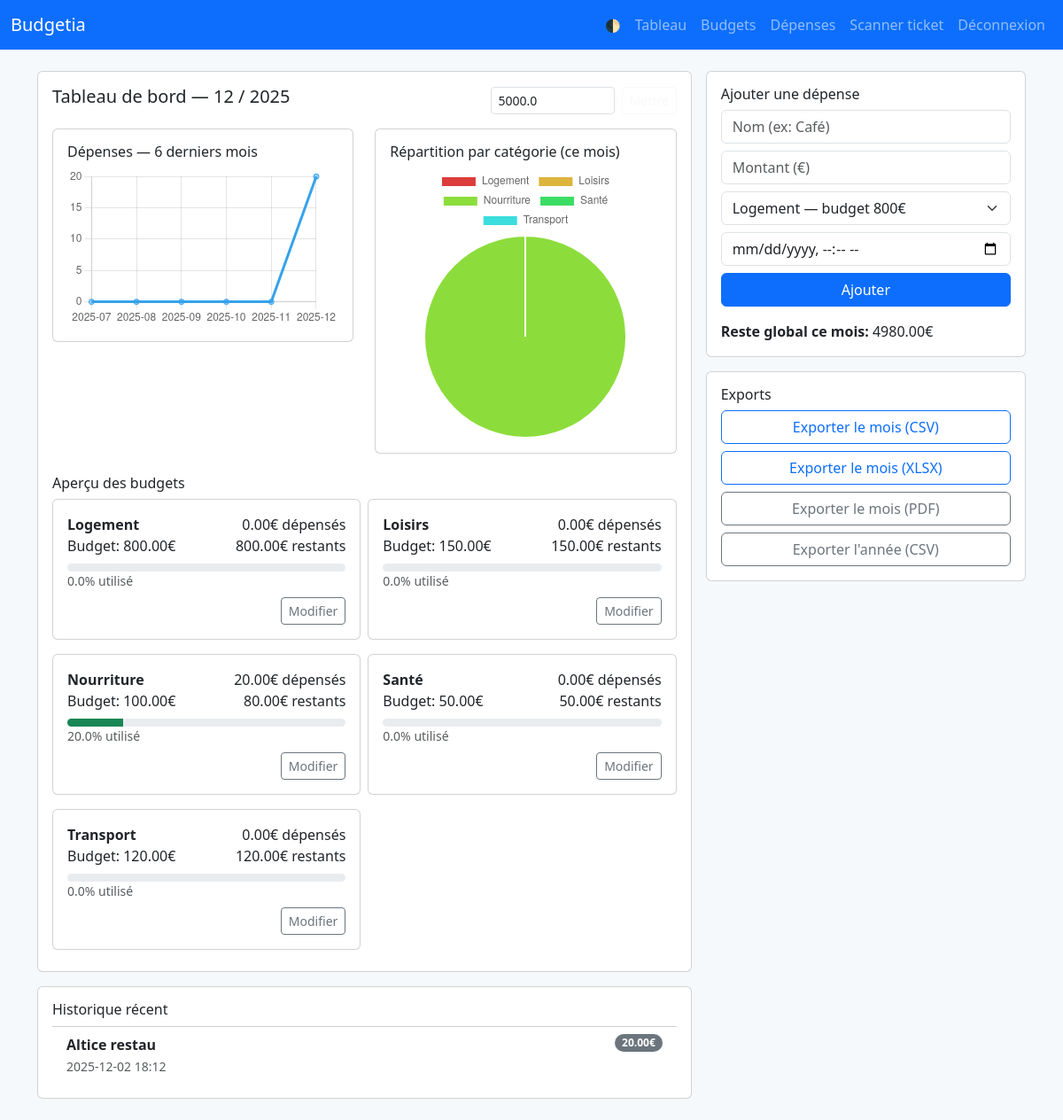
Screenshot of / (signed in) with the database file from the repository.
### app.py (models this page shows, shortened)
class User(UserMixin, db.Model):
    id = db.Column(db.Integer, primary_key=True)
    email = db.Column(db.String(180), unique=True, nullable=False)
    password_hash = db.Column(db.String(300), nullable=False)
    monthly_salary = db.Column(db.Float, default=0.0)  # salaire mensuel
    created_at = db.Column(db.DateTime, default=datetime.utcnow)

class Category(db.Model):
    id = db.Column(db.Integer, primary_key=True)
    user_id = db.Column(db.Integer, db.ForeignKey('user.id'), nullable=False)
    name = db.Column(db.String(120), nullable=False)
    monthly_budget = db.Column(db.Float, nullable=False, default=0.0)
    color = db.Column(db.String(20), nullable=True)

class Expense(db.Model):
    id = db.Column(db.Integer, primary_key=True)
    user_id = db.Column(db.Integer, db.ForeignKey('user.id'), nullable=False)
    title = db.Column(db.String(250), nullable=False)
    amount = db.Column(db.Float, nullable=False)
    category_id = db.Column(db.Integer, db.ForeignKey('category.id'), nullable=False)
    datetime = db.Column(db.DateTime, default=datetime.utcnow)

### app.py (the view)
@app.route("/")
@login_required
def index():
    today = datetime.utcnow()
    year, month = today.year, today.month
    cats = Category.query.filter_by(user_id=current_user.id).order_by(Category.name).all()
    categories_data = []
    for c in cats:
        used = used_amount_for_category_month(current_user.id, c.id, year, month)
        remaining = c.monthly_budget - used
        pct = round((used / c.monthly_budget)*100, 1) if c.monthly_budget > 0 else 0.0
        categories_data.append({
            "id": c.id, "name": c.name, "budget": c.monthly_budget,
            "used": used, "remaining": remaining, "pct": pct, "color": c.color or "#888"
        })
    expenses = Expense.query.filter_by(user_id=current_user.id).order_by(Expense.datetime.desc()).limit(200).all()
    months = []
    sums = []
    for i in range(5, -1, -1):
        m = month - i
        y = year
        while m <= 0:
            m += 12
            y -= 1
        months.append(f"{y}-{m:02d}")
        sums.append(total_expenses_month_for_user(current_user.id, y, m))
    total_income_this_month = current_user.monthly_salary  # we use monthly_salary as main income
    total_expenses = total_expenses_month_for_user(current_user.id, year, month)
    remaining_global = total_income_this_month - total_expenses
    return render_template("dashboard.html",
                           categories=categories_data,
                           expenses=expenses,
                           months=months,
                           sums=sums,
                           year=year, month=month,
                           total_income=total_income_this_month,
                           total_expenses=total_expenses,
                           remaining_global=remaining_global)

### app.py (called while the page is built)
@login_manager.user_loader
def load_user(user_id):
    return User.query.get(int(user_id))

def total_expenses_month_for_user(user_id, year, month):
    start = datetime(year, month, 1)
    if month == 12:
        end = datetime(year+1, 1, 1)
    else:
        end = datetime(year, month+1, 1)
    s = db.session.query(func.coalesce(func.sum(Expense.amount), 0)).filter(
        Expense.user_id==user_id,
        Expense.datetime >= start,
        Expense.datetime < end
    ).scalar()
    return float(s or 0.0)

def used_amount_for_category_month(user_id, cat_id, year, month):
    start = datetime(year, month, 1)
    if month == 12:
        end = datetime(year+1, 1, 1)
    else:
        end = datetime(year, month+1, 1)
    s = db.session.query(func.coalesce(func.sum(Expense.amount), 0)).filter(
        Expense.user_id==user_id,
        Expense.category_id==cat_id,
        Expense.datetime >= start,
        Expense.datetime < end
    ).scalar()
    return float(s or 0.0)

### templates/dashboard.html (shortened to what this page needs)
{% extends "base.html" %}
{% block content %}
<div class="row g-3">
  <div class="col-12 col-md-8">
    <div class="card card-rounded p-3">
      <div class="d-flex justify-content-between align-items-center">
        <h5>Tableau de bord — {{ month }} / {{ year }}</h5>
        <form method="post" action="{{ url_for('set_salary') }}" class="d-flex gap-2">
          <input name="salaire" type="number" step="0.01" value="{{ total_income }}" class="form-control form-control-sm" style="width:140px">
          <button class="btn btn-sm btn-outline-light">Mettre</button>
        </form>
      </div>
      <div class="row mt-3">
        <div class="col-12 col-md-6">
          <div class="card p-3 mb-2">
            <h6>Dépenses — 6 derniers mois</h6>
            <canvas id="lineChart" height="180"></canvas>
          </div>
        </div>
        <div class="col-12 col-md-6">
          <div class="card p-3 mb-2">
            <h6>Répartition par catégorie (ce mois)</h6>
            <canvas id="pieChart" height="180"></canvas>
          </div>
        </div>
      </div>
      <div class="mt-3">
        <h6>Aperçu des budgets</h6>
        <div class="row g-2">
          {% for c in categories %}
            <div class="col-12 col-md-6">
              <div class="card p-3 mb-2">
                <div class="d-flex justify-content-between">
                  <div>
                    <strong>{{ c.name }}</strong><br>
                    Budget: {{ "%.2f"|format(c.budget) }}€
                  </div>
                  <div class="text-end">
                    <div>{{ "%.2f"|format(c.used) }}€ dépensés</div>
                    <div>{{ "%.2f"|format(c.remaining) }}€ restants</div>
                  </div>
                </div>
                <div class="progress mt-2" style="height:9px;">
                  {% set pct = c.pct %}
                  {% if pct >= 100 %}
                    <div class="progress-bar bg-danger" style="width:100%"></div>
                  {% elif pct >= 90 %}
                    <div class="progress-bar bg-warning" style="width:{{ pct }}%"></div>
                  {% elif pct >= 70 %}
                    <div class="progress-bar" style="background:#fb923c;width:{{ pct }}%"></div>
                  {% else %}
                    <div class="progress-bar bg-success" style="width:{{ pct }}%"></div>
                  {% endif %}
                </div>
                <small class="text-muted">{{ "%.1f"|format(pct) }}% utilisé</small>
                <div class="mt-2 text-end">
                  <a href="{{ url_for('edit_category', cat_id=c.id) }}" class="btn btn-sm btn-outline-secondary">Modifier</a>
                </div>
              </div>
            </div>
          {% endfor %}
        </div>
      </div>
    </div>
    <div class="card card-rounded p-3 mt-3">
      <h6>Historique récent</h6>
      <ul class="list-group list-group-flush">
        {% for e in expenses %}
          <li class="list-group-item d-flex justify-content-between align-items-start">
            <div>
              <div class="fw-bold">{{ e.title }}</div>
              <small class="text-muted">{{ e.datetime.strftime('%Y-%m-%d %H:%M') }}</small>
            </div>
            <span class="badge bg-secondary rounded-pill">{{ "%.2f"|format(e.amount) }}€</span>
          </li>
        {% else %}
          <li class="list-group-item">Aucune dépense.</li>
        {% endfor %}
      </ul>
    </div>
  </div>
  <div class="col-12 col-md-4">
    <div class="card card-rounded p-3 mb-3">
      <h6>Ajouter une dépense</h6>
      <form id="expenseForm">
        <div class="mb-2"><input required name="title" type="text" class="form-control" placeholder="Nom (ex: Café)"></div>
        <div class="mb-2"><input required name="amount" type="number" step="0.01" class="form-control" placeholder="Montant (€)"></div>
        <div class="mb-2">
          <select required name="category_id" class="form-select">
            {% for c in categories %}
              <option value="{{ c.id }}">{{ c.name }} — budget {{ "%.0f"|format(c.budget) }}€</option>
            {% endfor %}
          </select>
        </div>
        <div class="mb-2"><input name="datetime" type="datetime-local" class="form-control"></div>
        <button class="btn btn-primary w-100">Ajouter</button>
      </form>
      <div class="mt-2">
        <strong>Reste global ce mois:</strong> <span id="remainGlobal">{{ "%.2f"|format(remaining_global) }}€</span>
      </div>
    </div>
    <div class="card card-rounded p-3">
      <h6>Exports</h6>
      <div class="d-grid gap-2">
        <a class="btn btn-outline-primary" href="{{ url_for('export', type='csv', range='month', year=year, month=month) }}">Exporter le mois (CSV)</a>
        <a class="btn btn-outline-primary" href="{{ url_for('export', type='xlsx', range='month', year=year, month=month) }}">Exporter le mois (XLSX)</a>
        <a class="btn btn-outline-secondary" href="{{ url_for('export', type='pdf', range='month', year=year, month=month) }}">Exporter le mois (PDF)</a>
        <a class="btn btn-outline-secondary" href="{{ url_for('export', type='csv', range='year', year=year) }}">Exporter l'année (CSV)</a>
      </div>
    </div>
  </div>
</div>
<script>
  // Chart.js
  const pieLabels = {{ categories | map(attribute='name') | list | tojson }};
  const pieData = {{ categories | map(attribute='used') | list | tojson }};
  const lineLabels = {{ months | tojson }};
  const lineData = {{ sums | tojson }};
  new Chart(document.getElementById('lineChart'), {
    type: 'line',
    data: { labels: lineLabels, datasets: [{ label:'Dépenses', data: lineData, fill:false }] },
    options: { responsive:true, plugins:{legend:{display:false}}, scales:{y:{beginAtZero:true}}}
  });
  new Chart(document.getElementById('pieChart'), {
    type: 'pie',
    data: { labels: pieLabels, datasets: [{ data: pieData, backgroundColor: pieLabels.map((_,i)=>`hsl(${i*45%360} 70% 55%)`) }] },
    options: { responsive:true }
  });
  // Formulaire ajout dépense
  document.getElementById('expenseForm').addEventListener('submit', async (e) => {
    e.preventDefault();
    const f = e.target;
    const data = new FormData(f);
    const res = await fetch('{{ url_for("add_expense") }}', { method: 'POST', body: data });
    const j = await res.json();
    const alertBox = document.getElementById('alertBox');
    alertBox.innerHTML = '';
    if (!j.ok) {
      alertBox.innerHTML = `<div class="alert alert-danger">Erreur</div>`;
    } else {
      if (j.warning) {
        const lvl = j.warning.level === 'danger' ? 'danger' : j.warning.level === 'warning' ? 'warning' : 'info';
        alertBox.innerHTML = `<div class="alert alert-${lvl}">${j.warning.message}</div>`;
      } else {
        alertBox.innerHTML = `<div class="alert alert-success">Dépense ajoutée — ${j.pct_category}% du budget</div>`;
      }
      document.getElementById('remainGlobal').innerText = j.remaining_global + "€";
      setTimeout(()=> location.reload(), 700);
    }
  });
</script>
{% endblock %}

### templates/base.html (shortened to what this page needs)
<!doctype html>
<html lang="fr">
<head>
  <link href="https://cdn.jsdelivr.net/npm/bootstrap@5.3.2/dist/css/bootstrap.min.css" rel="stylesheet">
</head>
<body>
  <nav class="navbar navbar-expand-lg navbar-dark bg-primary">
    <div class="container-fluid">
      <a class="navbar-brand" href="{{ url_for('index') }}">Budgetia</a>
      <div class="collapse navbar-collapse" id="navmenu">
        <ul class="navbar-nav ms-auto">
          {% if current_user.is_authenticated %}
            <li class="nav-item d-flex align-items-center">
              <button onclick="toggleTheme()" class="btn btn-sm btn-toggle-dark">🌓</button>
            </li>
            <li class="nav-item"><a class="nav-link" href="{{ url_for('index') }}">Tableau</a></li>
            <li class="nav-item"><a class="nav-link" href="{{ url_for('categories_page') }}">Budgets</a></li>
            <li class="nav-item"><a class="nav-link" href="{{ url_for('expenses_page') }}">Dépenses</a></li>
            <li class="nav-item"><a class="nav-link" href="{{ url_for('scan_ticket') }}">Scanner ticket</a></li>
            <li class="nav-item"><a class="nav-link" href="{{ url_for('logout') }}">Déconnexion</a></li>
          {% else %}
            <li class="nav-item"><a class="nav-link" href="{{ url_for('login') }}">Connexion</a></li>
            <li class="nav-item"><a class="nav-link" href="{{ url_for('register') }}">Inscription</a></li>
          {% endif %}
        </ul>
      </div>
    </div>
  </nav>
  <div class="container py-4">
    {% block content %}{% endblock %}
  </div>
</body>
</html>

### templates/base.html (style rules this page uses)
:root { --bg: #f6f9fc; --card: #ffffff; --text: #0f172a; --muted: #6b7280; --accent: #0ea5a4; }
body { background: var(--bg); color: var(--text); -webkit-font-smoothing: antialiased; }
.card { background: var(--card); }
.btn-toggle-dark { border-radius: 999px; }

### rows the page displays
User: salaire "5000.0"
Category: name "Logement", budget "800.00", used "0.00", remaining "800.00", pct "0.0"
Category: name "Loisirs", budget "150.00", used "0.00", remaining "150.00", pct "0.0"
Category: name "Nourriture", budget "100.00", used "20.00", remaining "80.00", pct "20.0"
Category: name "Santé", budget "50.00", used "0.00", remaining "50.00", pct "0.0"
Category: name "Transport", budget "120.00", used "0.00", remaining "120.00", pct "0.0"
Expense: title "Altice restau", datetime "2025-12-02 18:12", amount "20.00"

### other values shown
{{ month }} "12"
{{ year }} "2025"
{{ "%.2f"|format(remaining_global) }} "4980.00"
form field category_id "Logement — budget 800€"
chart data {{ categories | map(attribute='used') | list | tojson }} [0.0, 0.0, 20.0, 0.0, 0.0]
chart data {{ months | tojson }} ["2025-07", "2025-08", "2025-09", "2025-10", "2025-11", "2025-12"]
chart data {{ sums | tojson }} [0.0, 0.0, 0.0, 0.0, 0.0, 20.0]
